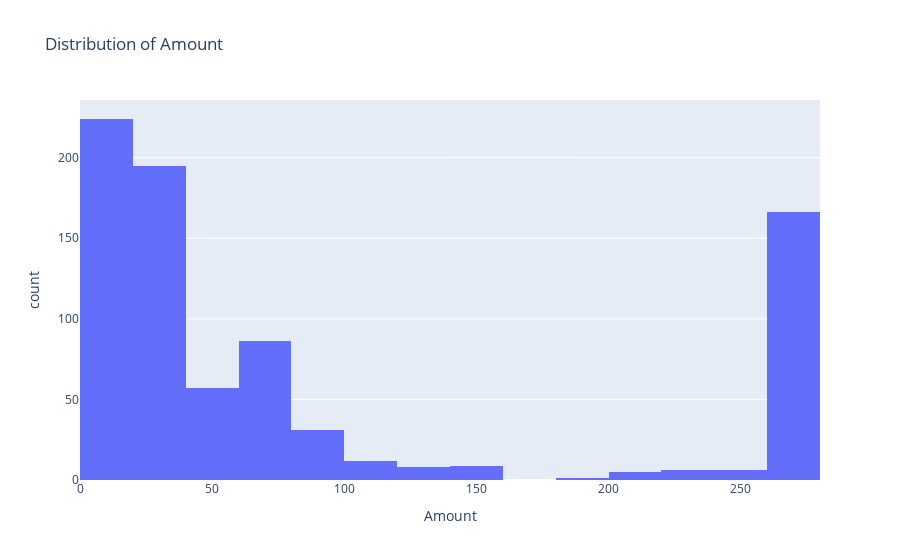
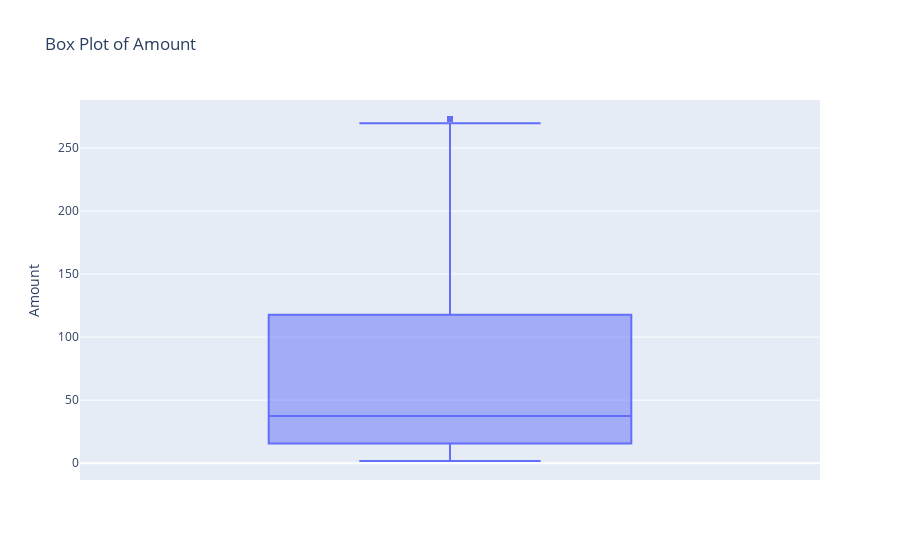

Here is the notebook cell these charts were saved with, in order:
### Markdown cell above
### Numerical

### Code cell
fig = px.histogram(df, x="Amount", title="Distribution of Amount")
fig.show()

fig = px.box(df, y="Amount", title="Box Plot of Amount")
fig.show()

### Figure 1 — Plotly figure (JSON) as saved in the notebook; plotly's stock layout.template omitted (floating-point values rounded to 4 significant figures; data arrays with more than 128 entries replaced by an {"elided": "..."} marker saying what was removed)
{"data": [{"bingroup": "x", "hovertemplate": "Amount=%{x}<br>count=%{y}<extra></extra>", "legendgroup": "", "marker": {"color": "#636efa", "pattern": {"shape": ""}}, "name": "", "orientation": "v", "showlegend": false, "type": "histogram", "x": {"elided": "806 float values"}, "xaxis": "x", "yaxis": "y"}], "layout": {"barmode": "relative", "legend": {"tracegroupgap": 0}, "title": {"text": "Distribution of Amount"}, "xaxis": {"anchor": "y", "domain": [0, 1], "title": {"text": "Amount"}}, "yaxis": {"anchor": "x", "domain": [0, 1], "title": {"text": "count"}}}}

### Figure 2 — Plotly figure (JSON) as saved in the notebook; plotly's stock layout.template omitted (floating-point values rounded to 4 significant figures; data arrays with more than 128 entries replaced by an {"elided": "..."} marker saying what was removed)
{"data": [{"alignmentgroup": "True", "hovertemplate": "Amount=%{y}<extra></extra>", "legendgroup": "", "marker": {"color": "#636efa"}, "name": "", "notched": false, "offsetgroup": "", "orientation": "v", "showlegend": false, "type": "box", "x0": " ", "xaxis": "x", "y": {"elided": "806 float values"}, "y0": " ", "yaxis": "y"}], "layout": {"boxmode": "group", "legend": {"tracegroupgap": 0}, "title": {"text": "Box Plot of Amount"}, "xaxis": {"anchor": "y", "domain": [0, 1]}, "yaxis": {"anchor": "x", "domain": [0, 1], "title": {"text": "Amount"}}}}
